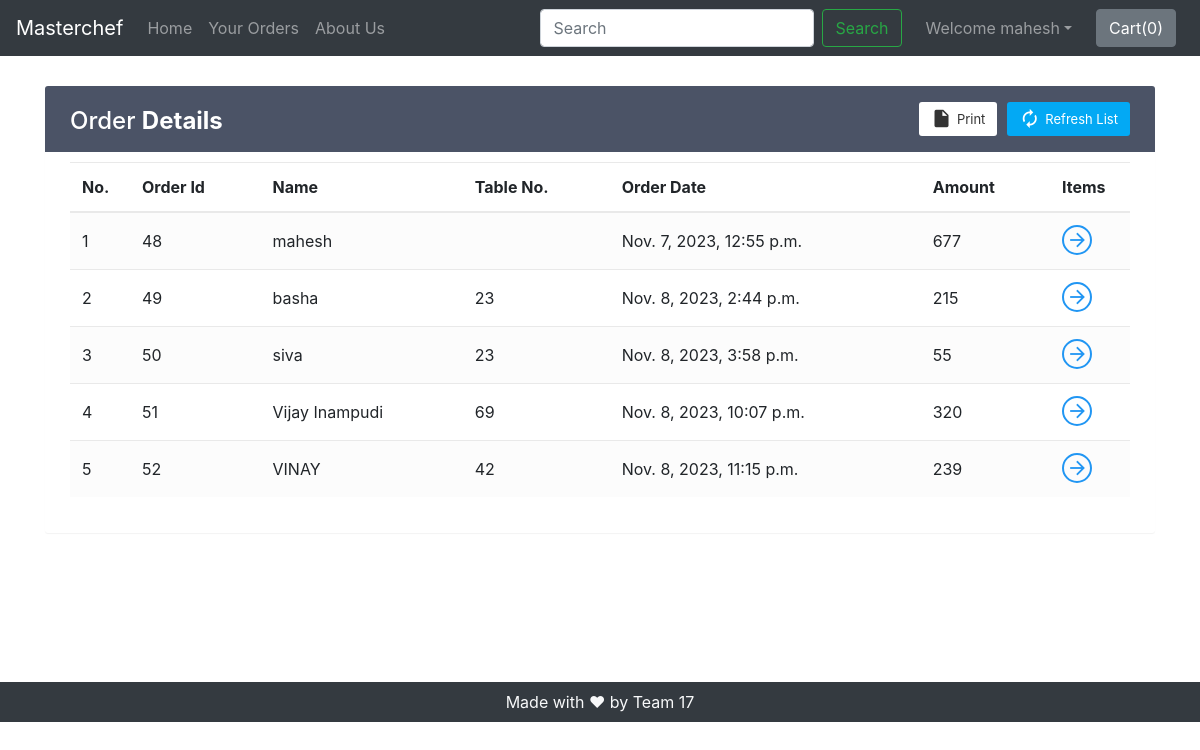
Screenshot of /shop/orderView/ (signed in) with the database file from the repository.
### shop/models.py (models this page shows)
class Orders(models.Model):
    order_id = models.AutoField(primary_key=True)
    items_json = models.CharField(max_length=5000)
    userId = models.IntegerField(default=0)
    amount = models.IntegerField(default=0)
    name = models.CharField(max_length=90)
    phone = models.CharField(max_length=111, default="")
    timestamp = models.DateTimeField(default=timezone.now)

### shop/views.py (the view)
def orderView(request):
    if request.user.is_authenticated:
        current_user = request.user
        orderHistory = Orders.objects.filter(userId=current_user.id)
        if len(orderHistory) == 0:
            messages.info(request, "You have not ordered.")
            return render(request, 'shop/orderView.html')
        return render(request, 'shop/orderView.html', {'orderHistory': orderHistory})
    return render(request, 'shop/orderView.html')

### shop/templates/shop/orderView.html (shortened to what this page needs)
{% extends 'shop/basic.html' %}
{% block body %}
{% if user.is_authenticated %}
<div class="container" id="cont">
    <div class="table-wrapper">
        <div class="table-title">
            <div class="row">
                <div class="col-sm-4">
                    <h2>Order <b>Details</b></h2>
                </div>
                <div class="col-sm-8">
                    <a href="" class="btn btn-primary"><i class="material-icons">&#xE863;</i> <span>Refresh List</span></a>
                    <a href="#" onclick="window.print()" class="btn btn-info"><i class="material-icons">&#xE24D;</i> <span>Print</span></a>
                </div>
            </div>
        </div>
        <table class="table table-striped table-hover">
            <thead>
                <tr>
                    <th>No.</th>
                    <th>Order Id</th>
                    <th>Name</th>
                    <th>Table No.</th>
                    <th>Order Date</th>
                    <th>Amount</th>
                    <th>Items</th>
                </tr>
            </thead>
            <tbody>
                {% for i in orderHistory %}
                <tr>
                    <td class="count"></td>
                    <td>{{i.order_id}}</td>
                    <td>{{i.name}}</td>
                    <td>{{i.phone}}</td>
                    <td>{{i.timestamp}}</td>
                    <td>{{i.amount}}</td>
                    <td><a href="#" id="click{{i.order_id}}" class="view" title="View Details"><i class="material-icons">&#xE5C8;</i></a></td>
                </tr>
                {% endfor %}
            </tbody>
        </table>
    </div>
</div>
{% else %}
    <div id="cont2">
        <div class="alert alert-info">
            <font style="font-size:22px"><center>You need to <strong><a class="alert-link" data-toggle="modal" data-target="#loginModal">Login</a></strong></center></font>
        </div>
    </div>
{% endif %}
{% endblock %}

### shop/templates/shop/basic.html (shortened to what this page needs)
<!doctype html>
<html lang="en">
  <head>
    <link rel="stylesheet" href="https://stackpath.bootstrapcdn.com/bootstrap/4.2.1/css/bootstrap.min.css">
    <link rel="stylesheet" href="https://stackpath.bootstrapcdn.com/bootstrap/4.3.1/css/bootstrap.min.css">
    <link rel="stylesheet" href="https://use.fontawesome.com/releases/v5.8.2/css/all.css">
  </head>
  <body>
    <nav class="navbar navbar-expand-lg navbar-dark bg-dark">
      <a class="navbar-brand" href="/shop">Masterchef</a>
      <div class="collapse navbar-collapse" id="navbarSupportedContent">
        <ul class="navbar-nav mr-auto">
          <li class="nav-item">
            <a class="nav-link" href="/shop">Home <span class="sr-only">(current)</span></a>
          </li>
          <li class="nav-item">
            <a class="nav-link" href="/shop/orderView/">Your Orders</a>
          </li>
          <li class="nav-item">
            <a class="nav-link" href="/shop/about">About Us</a>
          </li>
        </ul>
        <form method="get" action="/shop/search" class="form-inline my-2 my-lg-0 mx-3">
          <input class="form-control mr-sm-2" type="search" name="search" id="search" placeholder="Search" aria-label="Search" required>
          <button class="btn btn-outline-success my-2 my-sm-0" type="submit">Search</button>
        </form>
        {% if user.is_authenticated %}
        <ul class="navbar-nav mr-2">
          <li class="nav-item dropdown">
            <a class="nav-link dropdown-toggle" href='#' id="navbarDropdown" role="button" data-toggle="dropdown"> Welcome {{request.user}}</a>
          </li>
        </ul>
        {% else %}
        <button type="button" class="btn btn-success mx-2" data-toggle="modal" data-target="#loginModal">Login</button>
        <button type="button" class="btn btn-success mx-2" data-toggle="modal" data-target="#signupModal">SignUp</button>
        {% endif %}
        <button type="button" class="btn btn-secondary mx-2" id="popcart" data-container="body" data-html="true" data-toggle="popover" title="MyCart" data-placement="bottom" data-content="Bottom popover">
          Cart(<span id="cart">0</span>)
        </button>
      </div>
    </nav>
    {% block body %} {% endblock %}
    <div class="footer container-fluid bg-dark text-light">
        <p class="text-center py-2 mb-0">Made with ❤ by Team 17</p>
    </div>
  </body>
</html>

### rows the page displays
Orders: order_id "48", name "mahesh", timestamp "Nov. 7, 2023, 12:55 p.m.", amount "677"
Orders: order_id "49", name "basha", phone "23", timestamp "Nov. 8, 2023, 2:44 p.m.", amount "215"
Orders: order_id "50", name "siva", phone "23", timestamp "Nov. 8, 2023, 3:58 p.m.", amount "55"
Orders: order_id "51", name "Vijay Inampudi", phone "69", timestamp "Nov. 8, 2023, 10:07 p.m.", amount "320"
Orders: order_id "52", name "VINAY", phone "42", timestamp "Nov. 8, 2023, 11:15 p.m.", amount "239"

### other values shown
{{ request.user }} "mahesh"
